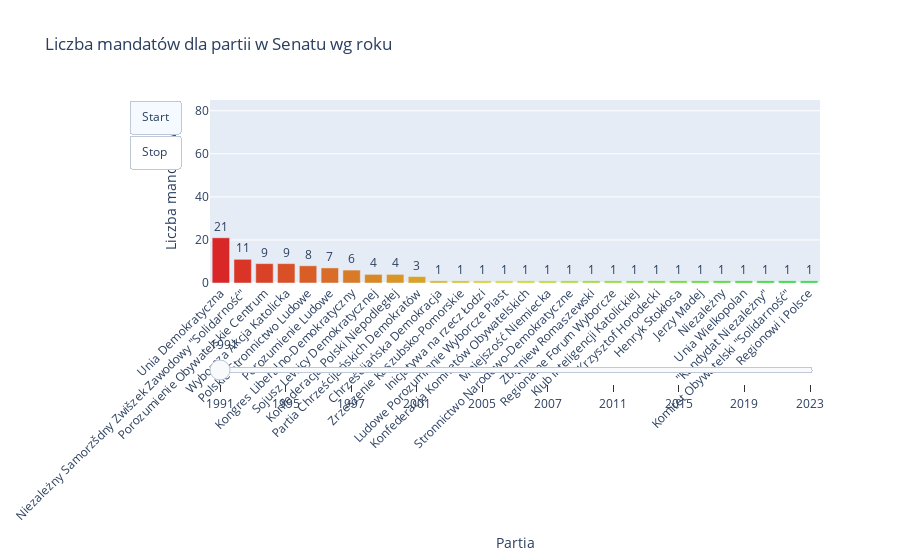

Notebook cell for this chart:
### Markdown cell above
### Przyjrzyjmy się partiom, które dostały się do Senatu.

### Code cell
# Filtrowanie partii, które dostały się do Sejmu
df_sejm = df[df["MANDATY TAK NIE"] == "Tak"].copy()

# Konwersja kolumny 'MANDATY ILOSC' na liczby (int lub float)
df_sejm["MANDATY ILOSC"] = pd.to_numeric(df_sejm["MANDATY ILOSC"], errors='coerce')

# Lista unikalnych lat i partii
years = sorted(df_sejm["ROK"].unique())
partie = df_sejm["PARTIA"].unique()

# Kolory dla partii (opcjonalnie — przypisane ręcznie lub losowo)
colors = {
    partia: f"hsl({i * 360 / len(partie)}, 70%, 50%)"
    for i, partia in enumerate(partie)
}

# Inicjalizacja figury
fig = go.Figure()

# Dodanie pierwszego roku jako domyślnego widoku
initial_year = years[0]
df_initial = df_sejm[df_sejm["ROK"] == initial_year]

fig.add_trace(go.Bar(
    x=df_initial["PARTIA"],
    y=df_initial["MANDATY ILOSC"],
    marker_color=[colors[p] for p in df_initial["PARTIA"]],
    text=df_initial["MANDATY ILOSC"],
    textposition='outside',
    name=str(initial_year)
))

# Przygotowanie ramek animacji
frames = []
steps = []

for year in years:
    df_year = df_sejm[df_sejm["ROK"] == year]
    frame = go.Frame(
        data=[go.Bar(
            x=df_year["PARTIA"],
            y=df_year["MANDATY ILOSC"],
            marker_color=[colors[p] for p in df_year["PARTIA"]],
            text=df_year["MANDATY ILOSC"],
            textposition='outside'
        )],
        name=str(year)
    )
    frames.append(frame)

    step = dict(
        method="animate",
        args=[[str(year)], {
            "mode": "immediate",
            "frame": {"duration": 500, "redraw": True},
            "transition": {"duration": 300}
        }],
        label=str(year)
    )
    steps.append(step)

# Dodanie ramek animacji do figury
fig.frames = frames

# Layout wykresu
fig.update_layout(
    title="Liczba mandatów dla partii w Senatu wg roku",
    xaxis_title="Partia",
    yaxis_title="Liczba mandatów",
    xaxis_tickangle=-45,
    yaxis=dict(range=[0, df_sejm["MANDATY ILOSC"].max() + 10]),
    sliders=[{
        "active": 0,
        "pad": {"t": 50},
        "steps": steps
    }],
    updatemenus=[{
        "type": "buttons",
        "buttons": [
            {"label": "Start", "method": "animate", "args": [None, {
                "frame": {"duration": 1000, "redraw": True},
                "fromcurrent": True,
                "transition": {"duration": 500}
            }]},
            {"label": "Stop", "method": "animate", "args": [[None], {
                "frame": {"duration": 0, "redraw": False},
                "mode": "immediate",
                "transition": {"duration": 0}
            }]}
        ]
    }],
    showlegend=False
)

fig.show()

### Figure 1 — Plotly figure (JSON) as saved in the notebook; plotly's stock layout.template omitted (floating-point values rounded to 4 significant figures)
{"data": [{"marker": {"color": ["hsl(0.0, 70%, 50%)", "hsl(4.675324675324675, 70%, 50%)", "hsl(9.35064935064935, 70%, 50%)", "hsl(14.025974025974026, 70%, 50%)", "hsl(18.7012987012987, 70%, 50%)", "hsl(23.376623376623378, 70%, 50%)", "hsl(28.051948051948052, 70%, 50%)", "hsl(32.72727272727273, 70%, 50%)", "hsl(37.4025974025974, 70%, 50%)", "hsl(42.077922077922075, 70%, 50%)", "hsl(46.753246753246756, 70%, 50%)", "hsl(51.42857142857143, 70%, 50%)", "hsl(56.103896103896105, 70%, 50%)", "hsl(60.77922077922078, 70%, 50%)", "hsl(65.45454545454545, 70%, 50%)", "hsl(70.12987012987013, 70%, 50%)", "hsl(74.8051948051948, 70%, 50%)", "hsl(79.48051948051948, 70%, 50%)", "hsl(84.15584415584415, 70%, 50%)", "hsl(88.83116883116882, 70%, 50%)", "hsl(93.50649350649351, 70%, 50%)", "hsl(98.18181818181819, 70%, 50%)", "hsl(102.85714285714286, 70%, 50%)", "hsl(107.53246753246754, 70%, 50%)", "hsl(112.20779220779221, 70%, 50%)", "hsl(116.88311688311688, 70%, 50%)", "hsl(121.55844155844156, 70%, 50%)", "hsl(126.23376623376623, 70%, 50%)"]}, "name": "1991", "text": [21, 11, 9, 9, 8, 7, 6, 4, 4, 3, 1, 1, 1, 1, 1, 1, 1, 1, 1, 1, 1, 1, 1, 1, 1, 1, 1, 1], "textposition": "outside", "type": "bar", "x": ["Unia Demokratyczna", "Niezależny Samorzšdny Zwišzek Zawodowy \"Solidarność\"", "Porozumienie Obywatelskie Centrum", "Wyborcza Akcja Katolicka", "Polskie Stronnictwo Ludowe", "Porozumienie Ludowe", "Kongres Liberalno-Demokratyczny", "Sojusz Lewicy Demokratycznej", "Konfederacja Polski Niepodległej", "Partia Chrześcijańskich Demokratów", "Chrześcijańska Demokracja", "Zrzeszenie Kaszubsko-Pomorskie", "Inicjatywa na rzecz Łodzi", "Ludowe Porozumienie Wyborcze Piast", "Konfederacja Komitetów Obywatelskich", "Mniejszość Niemiecka", "Stronnictwo Narodowo-Demokratyczne", "Zbigniew Romaszewski", "Regionalne Forum Wyborcze", "Klub Inteligencji Katolickiej", "Krzysztof Horodecki", "Henryk Stokłosa", "Jerzy Madej", "Niezależny", "Unia Wielkopolan", "\"Kandydat Niezależny\"", "Komitet Obywatelski \"Solidarność\"", "Regionowi i Polsce"], "y": [21, 11, 9, 9, 8, 7, 6, 4, 4, 3, 1, 1, 1, 1, 1, 1, 1, 1, 1, 1, 1, 1, 1, 1, 1, 1, 1, 1]}], "layout": {"showlegend": false, "sliders": [{"active": 0, "pad": {"t": 50}, "steps": [{"args": [["1991"], {"frame": {"duration": 500, "redraw": true}, "mode": "immediate", "transition": {"duration": 300}}], "label": "1991", "method": "animate"}, {"args": [["1995"], {"frame": {"duration": 500, "redraw": true}, "mode": "immediate", "transition": {"duration": 300}}], "label": "1995", "method": "animate"}, {"args": [["1997"], {"frame": {"duration": 500, "redraw": true}, "mode": "immediate", "transition": {"duration": 300}}], "label": "1997", "method": "animate"}, {"args": [["2001"], {"frame": {"duration": 500, "redraw": true}, "mode": "immediate", "transition": {"duration": 300}}], "label": "2001", "method": "animate"}, {"args": [["2005"], {"frame": {"duration": 500, "redraw": true}, "mode": "immediate", "transition": {"duration": 300}}], "label": "2005", "method": "animate"}, {"args": [["2007"], {"frame": {"duration": 500, "redraw": true}, "mode": "immediate", "transition": {"duration": 300}}], "label": "2007", "method": "animate"}, {"args": [["2011"], {"frame": {"duration": 500, "redraw": true}, "mode": "immediate", "transition": {"duration": 300}}], "label": "2011", "method": "animate"}, {"args": [["2015"], {"frame": {"duration": 500, "redraw": true}, "mode": "immediate", "transition": {"duration": 300}}], "label": "2015", "method": "animate"}, {"args": [["2019"], {"frame": {"duration": 500, "redraw": true}, "mode": "immediate", "transition": {"duration": 300}}], "label": "2019", "method": "animate"}, {"args": [["2023"], {"frame": {"duration": 500, "redraw": true}, "mode": "immediate", "transition": {"duration": 300}}], "label": "2023", "method": "animate"}]}], "title": {"text": "Liczba mandatów dla partii w Senatu wg roku"}, "updatemenus": [{"buttons": [{"args": [null, {"frame": {"duration": 1000, "redraw": true}, "fromcurrent": true, "transition": {"duration": 500}}], "label": "Start", "method": "animate"}, {"args": [[null], {"frame": {"duration": 0, "redraw": false}, "mode": "immediate", "transition": {"duration": 0}}], "label": "Stop", "method": "animate"}], "type": "buttons"}], "xaxis": {"tickangle": -45, "title": {"text": "Partia"}}, "yaxis": {"range": [0, 85], "title": {"text": "Liczba mandatów"}}}}
